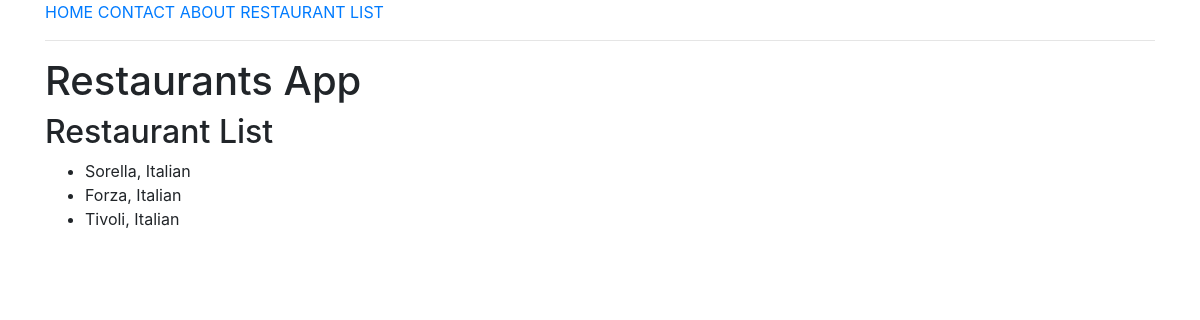
The page /restaurants/ on the database its author committed.
### restaurants/models.py (models this page shows, shortened)
class RestaurantLocation(models.Model):
    name = models.CharField(max_length=120)
    location = models.CharField(max_length=120, null=True, blank=True)
    category = models.CharField(max_length=120, null=True, blank=True)
    timestamp = models.DateTimeField(auto_now_add=True)
    updated = models.DateTimeField(auto_now=True)
    slug = models.SlugField(null=True, blank=True)
    def __str__(self):
        return f'{self.name}, {self.category}'

### restaurants/views.py (the view)
# urls.py: url(r'^restaurants/$', RestaurantListView.as_view()),
class RestaurantListView(ListView):
    def get_queryset(self):
        slug = self.kwargs.get('slug')
        if slug:
            queryset = RestaurantLocation.objects.filter(
                Q(category__iexact=slug) |
                Q(category__icontains=slug)
            )
        else:
            queryset = RestaurantLocation.objects.all()
        return queryset

### restaurants/templates/restaurants/restaurantlocation_list.html (shortened to what this page needs)
{% extends "base.html" %}
{% block content %}
    {{ block.super }}
    <div class="container">
        <h2>Restaurant List</h2>
        <ul>
            {% for obj in object_list %}
                <li>{{ obj }}</li>
            {% endfor %}
        </ul>
    </div>
{% endblock %}

### rows shown on the page
RestaurantLocation: name+category "Sorella, Italian"
RestaurantLocation: name+category "Forza, Italian"
RestaurantLocation: name+category "Tivoli, Italian"
